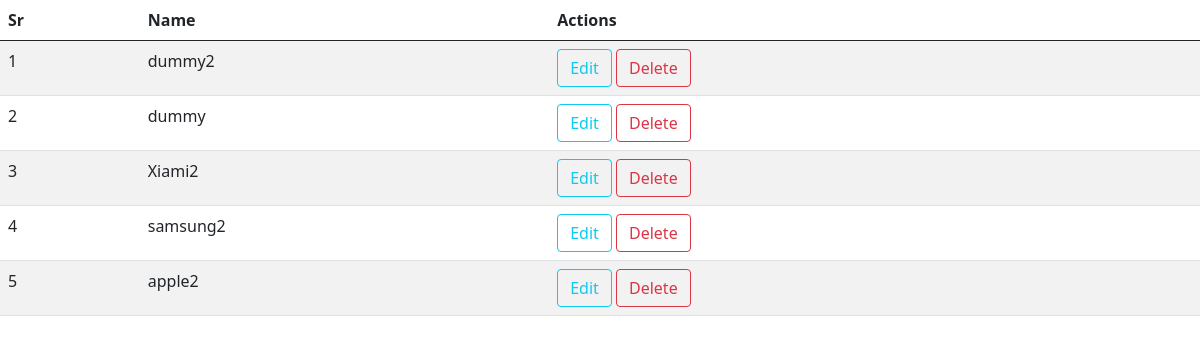
The page /showbrands (signed in) on the database its author committed.
### shop/products/models.py (models this page shows)
class Brand(db.Model):
    id = db.Column(db.Integer, primary_key=True)
    name=db.Column(db.String(20),nullable=False,unique=True)

### shop/admin/routes.py (the view)
@app.route('/showbrands')
def showbrands():
    if 'email' not in session:
        flash(f"Please Login first","danger")
        return redirect(url_for('login'))
    brands = Brand.query.order_by(Brand.id.desc()).all()
    return render_template('admin/brand.html',title="Brand",brands=brands)

### shop/templates/admin/brand.html (shortened to what this page needs)
{% extends 'layout.html' %}
{% block content %}
    <table class="table table-striped" style="width:100%">
        <thead>
            <tr>
                <th>Sr</th>
                <th>Name</th>
                <th>Actions</th>
            </tr>
        </thead>
        <tbody>
            {% for brand in brands %}
            <tr>
                <td>{{loop.index}}</td>
                <td>{{brand.name}}</td>
                <td>
                    <a href="{{url_for('updatebrand',id=brand.id)}}" class='btn btn-outline-info'>Edit</a>
                    <a href="{{url_for('deletebrand',id=brand.id)}}" class='btn btn-outline-danger'>Delete</a>
                </td>
            {% endfor %}
        </tbody>
    </table>
{% endblock content %}

### rows shown on the page
Brand: name "dummy2"
Brand: name "dummy"
Brand: name "Xiami2"
Brand: name "samsung2"
Brand: name "apple2"
